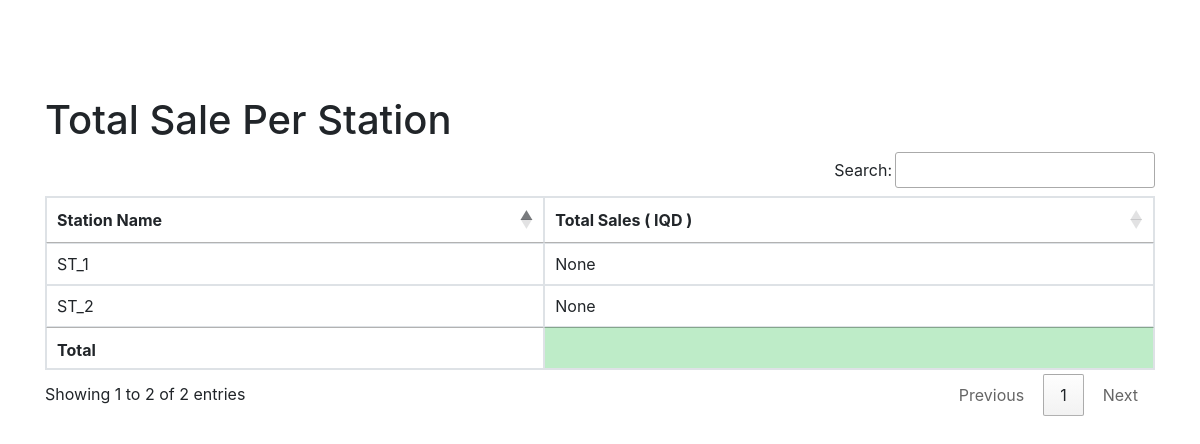
The page /station-report/ (signed in) on the database as committed earlier.
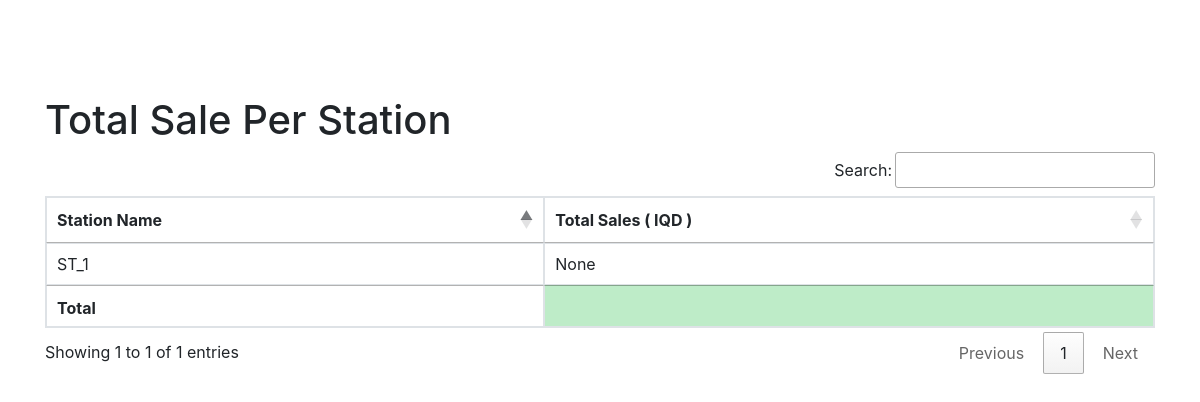
The same page on the database as committed later.
### station/models.py (models this page shows)
class GasStation(models.Model):
    user = models.ManyToManyField(User)
    station = models.ForeignKey(station, on_delete=models.CASCADE)
    address = models.CharField(max_length=255)
    city = models.CharField(max_length=255)
    state = models.CharField(max_length=2)
    zip_code = models.CharField(max_length=10)
    def __str__(self):
        return str(self.station)
    class Meta:
        verbose_name_plural = 'وێستگەو بەكارهێنەرەكان'

class station(models.Model):
    name = models.CharField(max_length=255)
    def __str__(self):
        return self.name
    class Meta:
        verbose_name_plural = 'وێستگەكان'

### station/views.py (the view)
# urls.py: path('station-report/', station_report, name='station_report'),
@login_required()
def station_report(request):
    if request.user.groups.filter(
            name__in=['Admin', 'Marketing', 'Finance']).exists() or request.user.is_superuser:
        stations = GasStation.objects.all()
        sales = []
        for station in stations:
            station_sales = Sales.objects.filter(gas_station=station)
            total_sales = station_sales.aggregate(total=Sum('total_amount'))['total']
            sales.append({'station': station, 'total_sales': total_sales})
        return render(request, 'station/reports/station_report.html', {'sales': sales})
    else:
        message = "You do not have permission to access this page."
        return render(request, 'station/reports/permission_denied.html', {'message': message})

### station/templates/station/reports/station_report.html (shortened to what this page needs)
{% extends 'station/base.html' %}
{% block content %}
    <h1>Total Sale Per Station</h1>
    <table class="table table-bordered" id="station_sale">
        <thead>
        <tr>
            <th>Station Name</th>
            <th>Total Sales ( IQD )</th>
        </tr>
        </thead>
        <tbody>
        {% for sale in sales %}
            <tr>
                <td>{{ sale.station }}</td>
                <td>{{ sale.total_sales }}</td>
            </tr>
        {% endfor %}
        </tbody>
        <tfoot>
        <th></th>
        <th style="background-color: #beecc8"></th>
        </tfoot>
    </table>
{% endblock %}

Rows that differ between the two databases and show on the page:
removed GasStation: station "ST_2", total_sales "None"
Other text that changed with them:
text written by a page script: "Search: Showing 1 to 2 of 2 entries Previous 1 Next" → "Search: Showing 1 to 1 of 1 entries Previous 1 Next"
